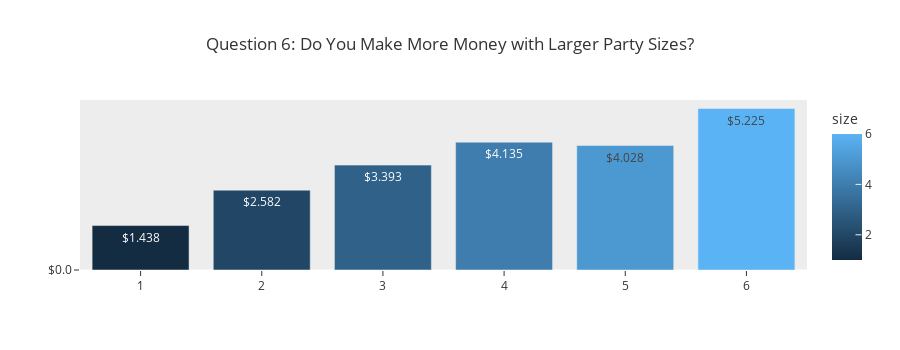

Notebook source saved alongside this figure:
### Code cell
fig = px.bar(df_tips_sum_by_size, 
             x='size',            
             y='tip',
              text='tip',
              width=900,
             height=350,
             hover_name='Tip Percent',
             template='ggplot2',
             color='size',
            title='Question 6: Do You Make More Money with Larger Party Sizes?')

fig.update_xaxes(showgrid=False,  
                 title_text=''
                # tick0=1952, 
                # dtick=5
                )

fig.update_yaxes(showgrid=True, 
                 title_text='',
                 tick0=0,
                  dtick=50,
                 tickformat='$,.2s',
                 hoverformat=".f")

fig.update_traces(textposition='auto', 
                  texttemplate='%{text:$,.4s}' 
                  # texttemplate='%{text:$,.0f}' 
                 )

fig.show()

### Figure 1 — Plotly figure (JSON) as saved in the notebook; plotly's stock layout.template omitted (floating-point values rounded to 4 significant figures)
{"data": [{"alignmentgroup": "True", "hoverlabel": {"namelength": 0}, "hovertemplate": "<b>%{hovertext}</b><br><br>size=%{marker.color}<br>tip=%{text}", "hovertext": [15.62, 14.59, 14.15, 15.22, 16.57, 21.73], "legendgroup": "", "marker": {"color": [6, 4, 5, 3, 2, 1], "coloraxis": "coloraxis"}, "name": "", "offsetgroup": "", "orientation": "v", "showlegend": false, "text": [5.225, 4.135, 4.028, 3.393, 2.582, 1.438], "textposition": "auto", "texttemplate": "%{text:$,.4s}", "type": "bar", "x": [6, 4, 5, 3, 2, 1], "xaxis": "x", "y": [5.225, 4.135, 4.028, 3.393, 2.582, 1.438], "yaxis": "y"}], "layout": {"barmode": "relative", "coloraxis": {"colorbar": {"title": {"text": "size"}}, "colorscale": [[0, "rgb(20,44,66)"], [1, "rgb(90,179,244)"]]}, "height": 350, "legend": {"tracegroupgap": 0}, "title": {"text": "Question 6: Do You Make More Money with Larger Party Sizes?"}, "width": 900, "xaxis": {"anchor": "y", "domain": [0, 1], "showgrid": false, "title": {"text": ""}}, "yaxis": {"anchor": "x", "domain": [0, 1], "dtick": 50, "hoverformat": ".f", "showgrid": true, "tick0": 0, "tickformat": "$,.2s", "title": {"text": ""}}}}
